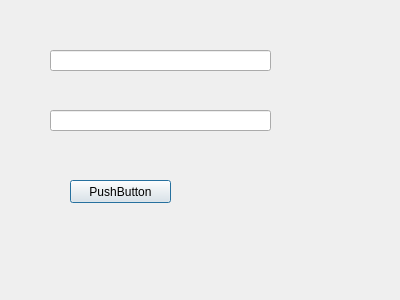
<?xml version="1.0" encoding="UTF-8"?>
<ui version="4.0">
 <class>UpdateTipsDialog</class>
 <widget class="QDialog" name="UpdateTipsDialog">
  <property name="geometry">
   <rect>
    <x>0</x>
    <y>0</y>
    <width>400</width>
    <height>300</height>
   </rect>
  </property>
  <property name="windowTitle">
   <string>Dialog</string>
  </property>
  <property name="styleSheet">
   <string notr="true"/>
  </property>
  <widget class="QLineEdit" name="lineEdit">
   <property name="geometry">
    <rect>
     <x>50</x>
     <y>50</y>
     <width>221</width>
     <height>21</height>
    </rect>
   </property>
  </widget>
  <widget class="QLineEdit" name="lineEdit_2">
   <property name="geometry">
    <rect>
     <x>50</x>
     <y>110</y>
     <width>221</width>
     <height>21</height>
    </rect>
   </property>
  </widget>
  <widget class="QPushButton" name="pushButton1">
   <property name="geometry">
    <rect>
     <x>70</x>
     <y>180</y>
     <width>101</width>
     <height>23</height>
    </rect>
   </property>
   <property name="text">
    <string>PushButton</string>
   </property>
  </widget>
 </widget>
 <resources/>
 <connections/>
</ui>
